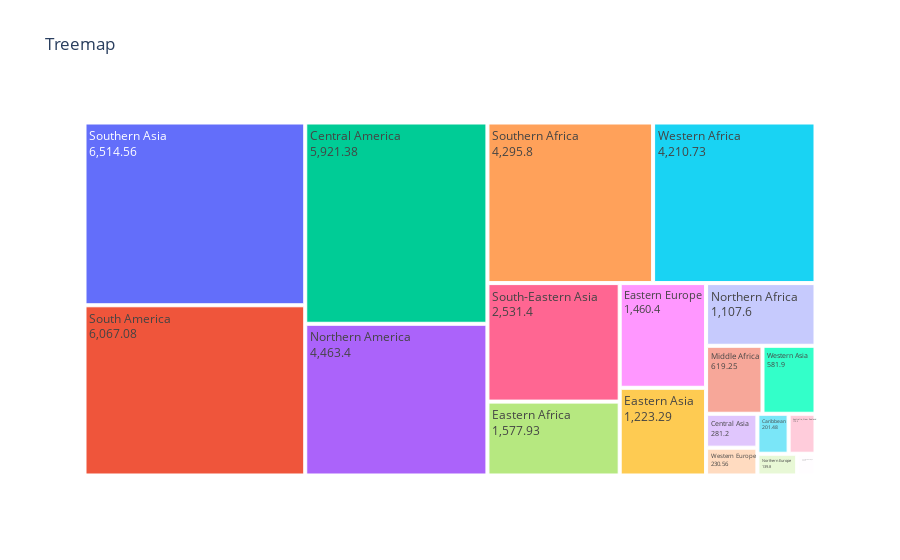

Write notebook code for a chart like this one.
### Code cell
fig = px.treemap(df, path = ['Category'], values = 'Value', title = 'Treemap')
fig.update_traces(
    hovertemplate = 'Category: %{label}<br>Value:%{value}',
    texttemplate='%{label}<br>%{value}',  # Correctly show percentages
    textinfo='label+text')
fig.show()

### Figure 1 — Plotly figure (JSON) as saved in the notebook; plotly's stock layout.template omitted (floating-point values rounded to 4 significant figures)
{"data": [{"branchvalues": "total", "domain": {"x": [0, 1], "y": [0, 1]}, "hovertemplate": "Category: %{label}<br>Value:%{value}", "ids": ["Australia, New Zealand", "Caribbean", "Central America", "Central Asia", "Eastern Africa", "Eastern Asia", "Eastern Europe", "Middle Africa", "Northern Africa", "Northern America", "Northern Europe", "South America", "South-Eastern Asia", "Southern Africa", "Southern Asia", "Southern Europe", "Western Africa", "Western Asia", "Western Europe"], "labels": ["Australia, New Zealand", "Caribbean", "Central America", "Central Asia", "Eastern Africa", "Eastern Asia", "Eastern Europe", "Middle Africa", "Northern Africa", "Northern America", "Northern Europe", "South America", "South-Eastern Asia", "Southern Africa", "Southern Asia", "Southern Europe", "Western Africa", "Western Asia", "Western Europe"], "name": "", "parents": ["", "", "", "", "", "", "", "", "", "", "", "", "", "", "", "", "", "", ""], "textinfo": "label+text", "texttemplate": "%{label}<br>%{value}", "type": "treemap", "values": [173.5, 201.5, 5921.0, 281.2, 1578.0, 1223.0, 1460.0, 619.2, 1108.0, 4463.0, 139.8, 6067.0, 2531.0, 4296.0, 6515.0, 64.29, 4211.0, 581.9, 230.6]}], "layout": {"legend": {"tracegroupgap": 0}, "title": {"text": "Treemap"}}}
